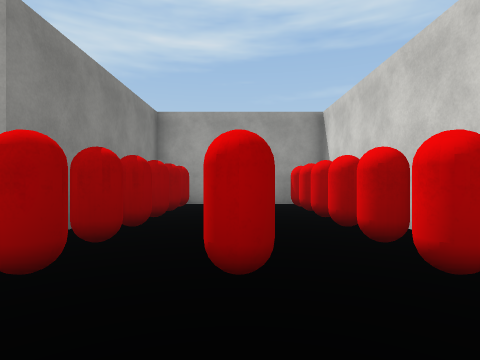
View 1 (above)

18 first-person views from a walk through a 3-D level made in the Unity game engine. The camera is 1.3 m above the floor, looks level and sees 80° across. The floor is counted in squares, 2 m on a side. Each view is taken from the middle of a square. On the plan, view 1 faces up. The plan holds only what a view shows up to about 9 squares ahead; the rest is blank. The place goes on beyond the plan. Surface patterns are stand-ins for the level's own textures.

View 2
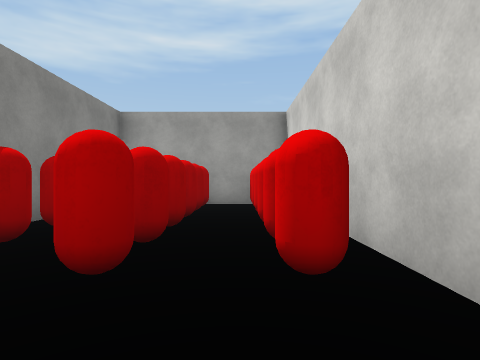

View 3
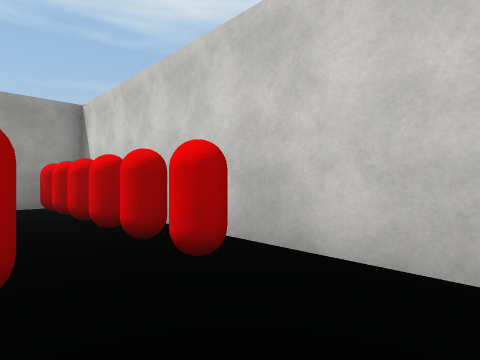

View 4
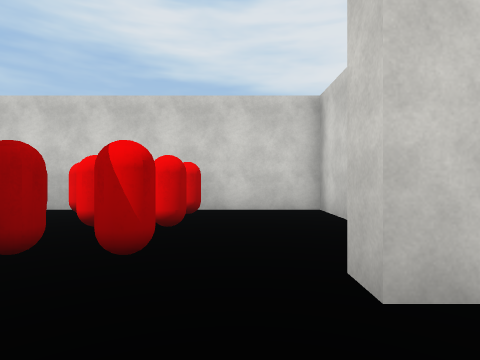

View 5
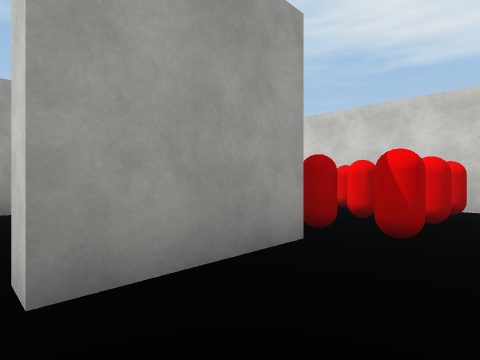

View 6
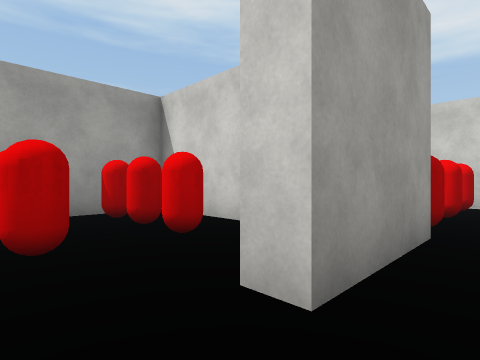

View 7
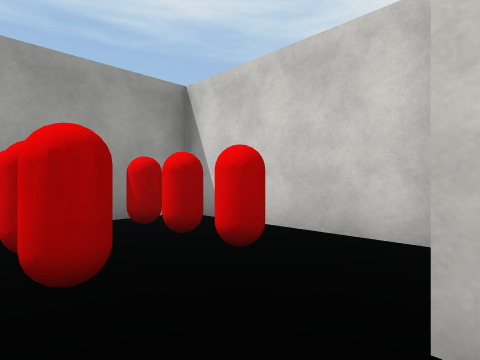

View 8
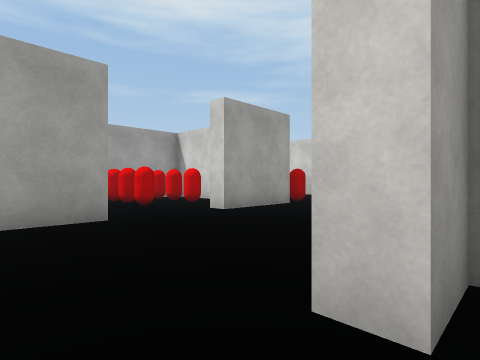

View 9
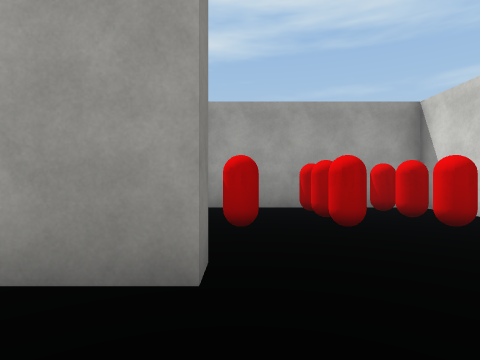

View 10
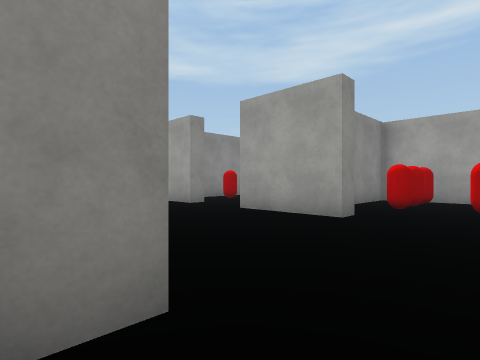

View 11
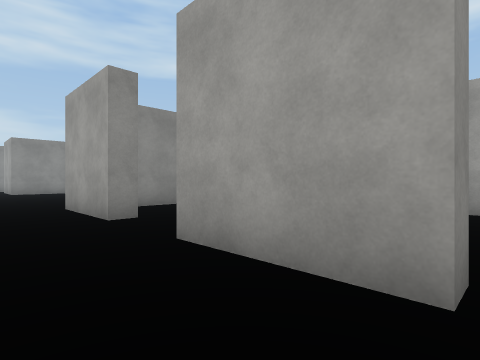

View 12
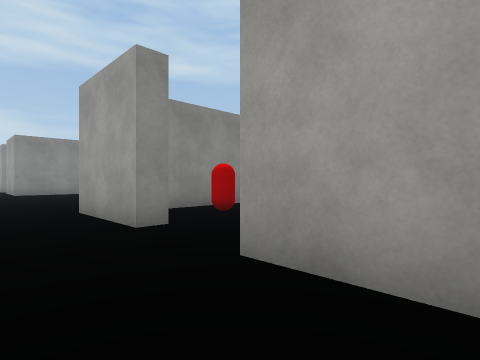

View 13
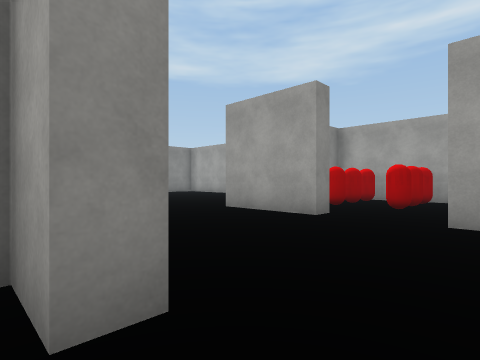

View 14
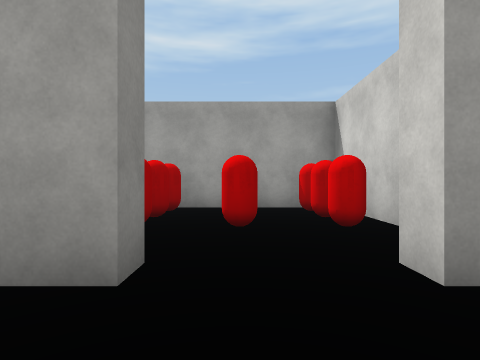

View 15
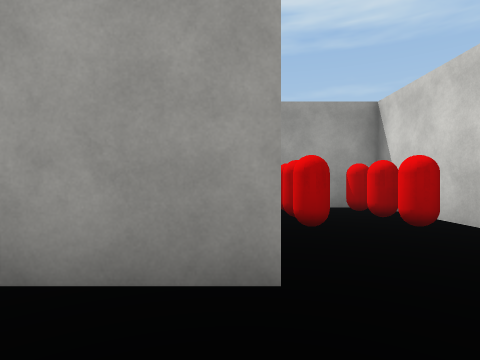

View 16
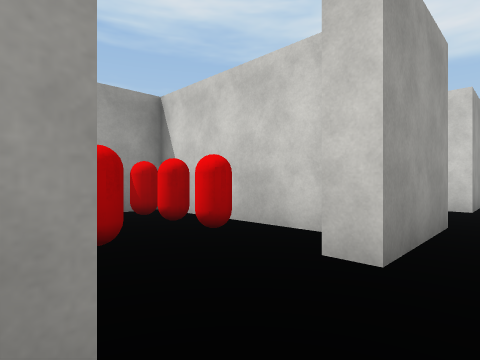

View 17
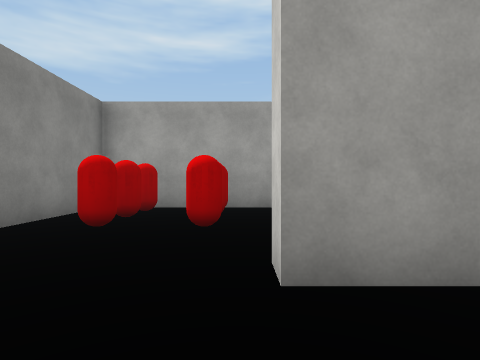

View 18
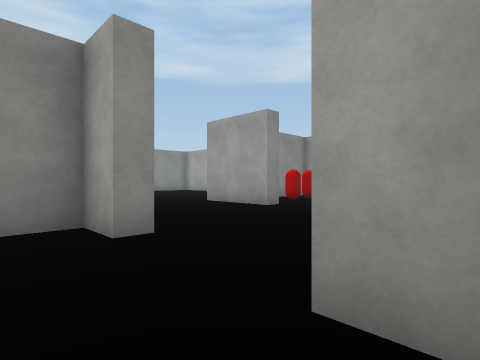

### Floor plan
Points are (right, up) in squares from view 1. A wall is a line through its corners. A room is listed if a view was taken in it or the views show most of it. See-through windows are left out.
Room 1 (views 1, 2, 3)
walls: (-2.2, 4.8) (-2.2, 3.6); (0.6, -0.8) (2.3, -0.8) (2.3, 5.2); (1.5, 7.7) (-1.4, 7.7)
ways out: opening at (-2, 1.5) to room 2
objects: red capsule (-1, 2); red capsule (-1, 3); red capsule (-1, 4); red capsule (-1, 5); red capsule (-1, 6); red capsule (-1, 7); red capsule (0, 2); red capsule (0, 3); red capsule (0, 4); red capsule (0, 5); red capsule (0, 6); red capsule (0, 7); red capsule (1, 2); red capsule (1, 3); red capsule (1, 4); red capsule (1, 5); red capsule (1, 6); red capsule (1, 7)
Room 2 (views 4, 5, 6, 7, 8, 9, 10, 11, 12, 13, 14, 15, 16, 17, 18)
walls: (-11.7, 3.4) (-11.7, 2.8) (-14.2, 2.8); (-10.2, -1.1) (-10.2, -1.7) (-11.2, -1.7) (-11.2, -2.6); (-6.8, -1.7) (-7.7, -1.7) (-7.7, -1.2); (-7.2, 3.2) (-7.2, 2.8) (-9.7, 2.8) (-9.7, 3.2); (-6.2, -1.2) (-6.2, -2); (-8.2, 7.5) (-8.2, 4.9); (-2.5, -0.4) (-2.5, 0.2) (-2, 0.2); (-2.7, 3.6) (-2.7, 7.5); (-2.2, 2.8) (-4.7, 2.8) (-4.7, 3.2); (-3.9, 7.7) (-7.8, 7.7)
ways out: opening at (-2, 1.5) to room 1; opening at (-10.5, 3) to room 3
objects: red capsule (-7, 5); red capsule (-7, 6); red capsule (-7, 7); red capsule (-5, 5); red capsule (-5, 6); red capsule (-5, 7); red capsule (-4, 5); red capsule (-4, 6); red capsule (-4, 7)
Room 3 (no view inside)
walls: (-8.7, 3.8) (-8.7, 6.8); (-9.4, 7.7) (-12.5, 7.7); (-13.7, 6.8) (-13.7, 4.1)
ways out: opening at (-10.5, 3) to room 2
objects: red capsule (-12, 5); red capsule (-12, 6); red capsule (-12, 7); red capsule (-11, 5); red capsule (-11, 6); red capsule (-11, 7); red capsule (-10, 5); red capsule (-10, 6); red capsule (-10, 7)

Positions as (right, up) in squares from view 1, and headings:
1: (0, 0), facing up
2: (1, 0), facing up
3: (0, 0), facing up-right
4: (-4, 1), facing right
5: (-5, 1), facing up-right
6: (-6, 2), facing up-right
7: (-6, 3), facing up-right
8: (-9, -2), facing up-right
9: (-7, 1), facing up
10: (-5, -2), facing up-left
11: (-7, 1), facing up-left
12: (-8, 1), facing up-left
13: (-9, -2), facing up-left
14: (-11, 1), facing up
15: (-12, 1), facing up
16: (-12, 2), facing up-right
17: (-5, 1), facing up
18: (-7, -3), facing up-left
